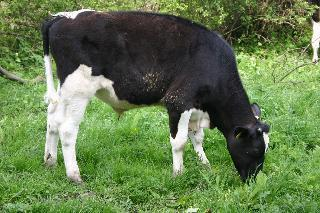
%> input picture SiftFlow/5_1_s.jpg, 320 x 213 px
$ octave demo_sift.m   (GNU Octave 9; MATLAB toolbox functions it lacks are replaced by stand-ins)
%> lines starting %> are read from the running program, lines starting %| are printed output that depends on the picture
im1=imread('5_1_s.jpg');
%> im1 is the input picture: size 213x320x3 uint8; mean R, G, B 100.1, 122.9, 77.4
im2=imread('5_2_s.jpg');
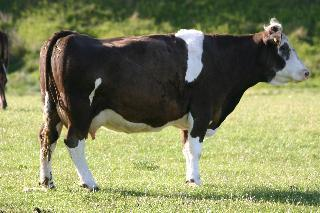
%> input picture SiftFlow/5_2_s.jpg, 320 x 213 px
%> im2 is the input picture: size 213x320x3 uint8; mean R, G, B 129.1, 133, 92

im1=imresize(imfilter(im1,fspecial('gaussian',7,1.),'same','replicate'),0.5,'bicubic');
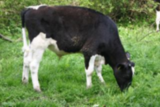
%> im1: size 107x160x3 uint8; mean R, G, B 100.1, 122.9, 77.4
im2=imresize(imfilter(im2,fspecial('gaussian',7,1.),'same','replicate'),0.5,'bicubic');
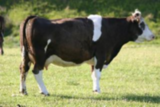
%> im2: size 107x160x3 uint8; mean R, G, B 129.1, 133, 92

im1=im2double(im1);
%> im1: size 107x160x3 double
im2=im2double(im2);
%> im2: size 107x160x3 double

%figure;imshow(im1);figure;imshow(im2);

cellsize=3;
gridspacing=1;

addpath(fullfile(pwd,'mexDenseSIFT'));
addpath(fullfile(pwd,'mexDiscreteFlow'));

%> (the run ends here)
